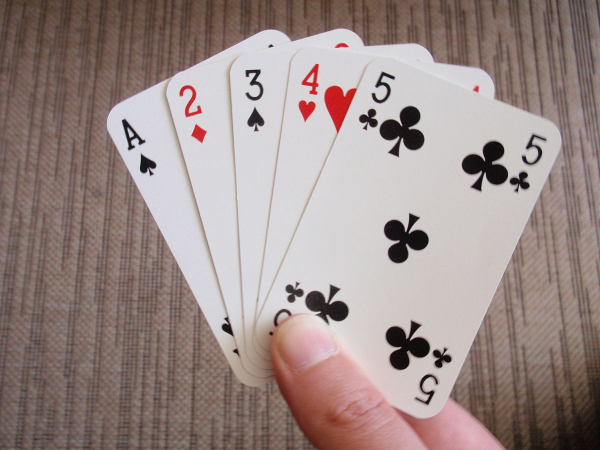
#> input picture Resources/cards.jpg, 1200 x 900 px, found by its file name (shown at 1/2 size)
$ python warp_perspective_02.py
#> lines starting #> are read from the running program, lines starting #| are printed output that depends on the picture
# Warp Perspective

import cv2
import numpy as np

width, height = 250,350

img =  cv2.imread("Resources/cards.jpg")
#> img is the input picture: shape (900, 1200, 3); mean B, G, R 135.8, 139.1, 155.3

pts1 = np.float32([[752,118],[1120,265],[255,668],[871,830]])
pts2 = np.float32([[0,0],[width,0],[0,height],[width,height]])

matrix = cv2.getPerspectiveTransform(pts1, pts2)
img_out = cv2.warpPerspective(img, matrix, (width, height))
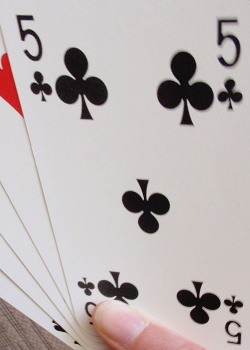
#> img_out: shape (350, 250, 3); mean B, G, R 180.1, 180.6, 188.9

cv2.imshow("cards", img)
cv2.imshow("cards_warp", img_out)

cv2.waitKey(0)
